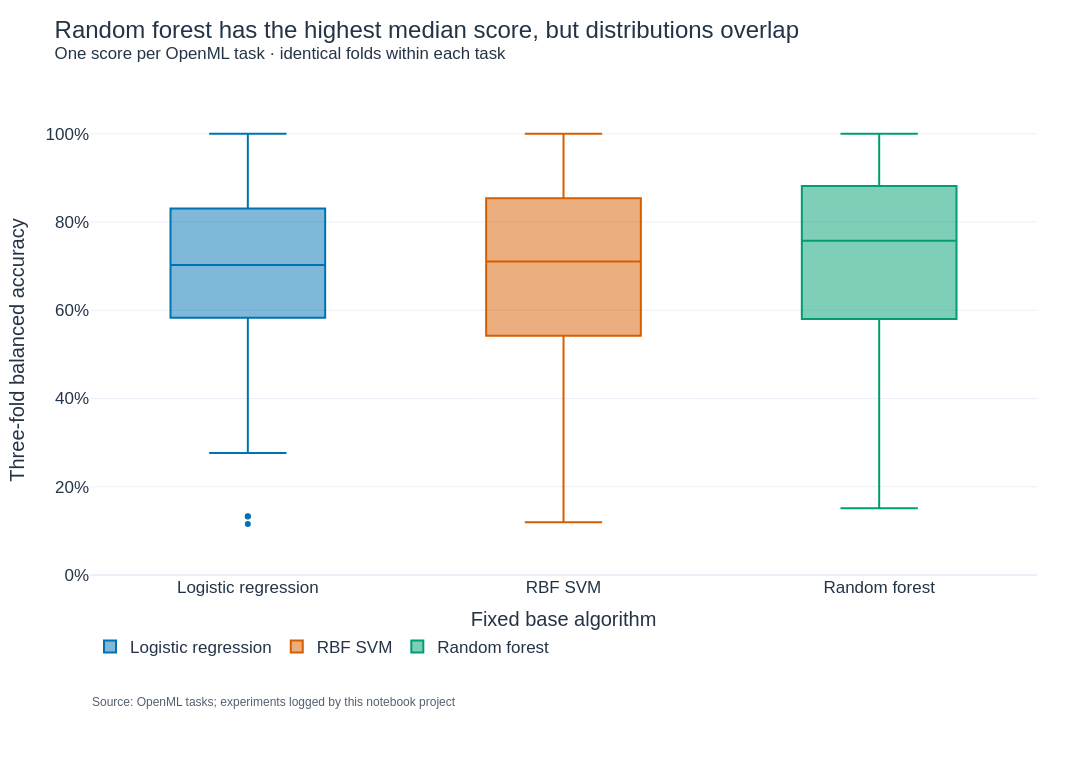

The cell this chart's notebook holds for it:
### Markdown cell above
## 4. Base algorithms and meta-classes

### Code cell
winner_summary = pd.DataFrame([
    {
        'Algorithm': name,
        'Datasets won': int(winner_counts[name]),
        'Win share': winner_counts[name] / len(meta_dataset),
        'Median balanced accuracy': meta_dataset[column].median(),
        'Mean balanced accuracy': meta_dataset[column].mean(),
    }
    for name, column in score_columns.items()
])
show_table(winner_summary, 'Base-level performance and meta-class balance')

fig = go.Figure()
for name, column in score_columns.items():
    fig.add_trace(go.Box(
        y=meta_dataset[column], name=name, legendgroup=name, showlegend=True,
        marker_color=COLORS[name], line=dict(width=2), boxpoints='outliers',
        hovertemplate=f'{name}<br>Balanced accuracy=%{{y:.3f}}<extra></extra>',
    ))
fig.update_yaxes(title='Three-fold balanced accuracy', range=[0, 1.02], tickformat='.0%')
fig.update_xaxes(title='Fixed base algorithm')
fig.update_layout(
    title='Random forest has the highest median score, but distributions overlap<br>'
          '<sup>One score per OpenML task · identical folds within each task</sup>',
    legend_title_text='Base algorithm',
)
_ = show_and_save(fig, '01_base_algorithm_performance')

### Figure 1 — Plotly figure (JSON) as saved in the notebook; plotly's stock layout.template omitted (floating-point values rounded to 4 significant figures; data arrays with more than 128 entries replaced by an {"elided": "..."} marker saying what was removed)
{"data": [{"boxpoints": "outliers", "hovertemplate": "Logistic regression<br>Balanced accuracy=%{y:.3f}<extra></extra>", "legendgroup": "Logistic regression", "line": {"width": 2}, "marker": {"color": "#0072B2"}, "name": "Logistic regression", "showlegend": true, "type": "box", "y": {"elided": "300 float values"}}, {"boxpoints": "outliers", "hovertemplate": "RBF SVM<br>Balanced accuracy=%{y:.3f}<extra></extra>", "legendgroup": "RBF SVM", "line": {"width": 2}, "marker": {"color": "#D55E00"}, "name": "RBF SVM", "showlegend": true, "type": "box", "y": {"elided": "300 float values"}}, {"boxpoints": "outliers", "hovertemplate": "Random forest<br>Balanced accuracy=%{y:.3f}<extra></extra>", "legendgroup": "Random forest", "line": {"width": 2}, "marker": {"color": "#009E73"}, "name": "Random forest", "showlegend": true, "type": "box", "y": {"elided": "300 float values"}}], "layout": {"annotations": [{"font": {"color": "#536170", "size": 12}, "showarrow": false, "text": "Source: OpenML tasks; experiments logged by this notebook project", "x": 0, "xanchor": "left", "xref": "paper", "y": 0, "yanchor": "top", "yref": "paper", "yshift": -118}], "font": {"color": "#243447", "family": "Arial", "size": 17}, "height": 760, "legend": {"orientation": "h", "title": {"text": ""}, "x": 0, "xanchor": "left", "y": -0.12, "yanchor": "top"}, "margin": {"b": 185, "l": 90, "r": 55, "t": 125}, "title": {"text": "Random forest has the highest median score, but distributions overlap<br><sup>One score per OpenML task · identical folds within each task</sup>", "y": 0.95, "yanchor": "top"}, "width": 1400, "xaxis": {"automargin": true, "title": {"text": "Fixed base algorithm"}}, "yaxis": {"automargin": true, "range": [0, 1.02], "tickformat": ".0%", "title": {"text": "Three-fold balanced accuracy"}}}}
